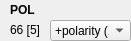
      <widget class="QWidget" name="widget_10" native="true">
       <property name="geometry">
        <rect>
         <x>270</x>
         <y>60</y>
         <width>131</width>
         <height>41</height>
        </rect>
       </property>
       <widget class="QLabel" name="label_492">
        <property name="geometry">
         <rect>
          <x>10</x>
          <y>0</y>
          <width>111</width>
          <height>20</height>
         </rect>
        </property>
        <property name="font">
         <font>
          <weight>75</weight>
          <bold>true</bold>
         </font>
        </property>
        <property name="text">
         <string>POL</string>
        </property>
       </widget>
       <widget class="QLabel" name="addr_POL">
        <property name="geometry">
         <rect>
          <x>10</x>
          <y>20</y>
          <width>101</width>
          <height>20</height>
         </rect>
        </property>
        <property name="text">
         <string>66 [5]</string>
        </property>
       </widget>
       <widget class="QComboBox" name="comboBox_POL">
        <property name="geometry">
         <rect>
          <x>50</x>
          <y>20</y>
          <width>81</width>
          <height>21</height>
         </rect>
        </property>
        <item>
         <property name="text">
          <string>+polarity (1)</string>
         </property>
        </item>
        <item>
         <property name="text">
          <string>-polarity (0)</string>
         </property>
        </item>
       </widget>
      </widget>
